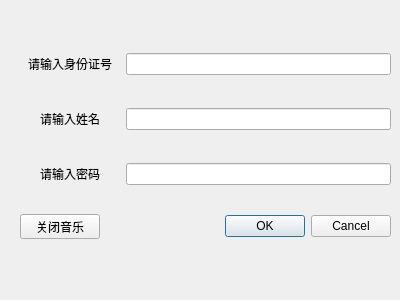
<?xml version="1.0" encoding="UTF-8"?>
<ui version="4.0">
 <class>Dialog</class>
 <widget class="QDialog" name="Dialog">
  <property name="geometry">
   <rect>
    <x>0</x>
    <y>0</y>
    <width>400</width>
    <height>300</height>
   </rect>
  </property>
  <property name="windowTitle">
   <string>Dialog</string>
  </property>
  <property name="styleSheet">
   <string notr="true">background-image: url(:/log1.jpg);</string>
  </property>
  <widget class="QWidget" name="gridLayoutWidget">
   <property name="geometry">
    <rect>
     <x>20</x>
     <y>30</y>
     <width>371</width>
     <height>231</height>
    </rect>
   </property>
   <layout class="QGridLayout" name="gridLayout">
    <item row="2" column="0">
     <widget class="QLabel" name="label_3">
      <property name="minimumSize">
       <size>
        <width>100</width>
        <height>30</height>
       </size>
      </property>
      <property name="maximumSize">
       <size>
        <width>100</width>
        <height>30</height>
       </size>
      </property>
      <property name="text">
       <string>请输入密码</string>
      </property>
      <property name="alignment">
       <set>Qt::AlignCenter</set>
      </property>
     </widget>
    </item>
    <item row="2" column="1">
     <widget class="QLineEdit" name="passward"/>
    </item>
    <item row="3" column="1">
     <widget class="QDialogButtonBox" name="yesorno">
      <property name="standardButtons">
       <set>QDialogButtonBox::Cancel|QDialogButtonBox::Ok</set>
      </property>
     </widget>
    </item>
    <item row="3" column="0">
     <widget class="QPushButton" name="close_music">
      <property name="minimumSize">
       <size>
        <width>80</width>
        <height>25</height>
       </size>
      </property>
      <property name="maximumSize">
       <size>
        <width>80</width>
        <height>25</height>
       </size>
      </property>
      <property name="text">
       <string>关闭音乐</string>
      </property>
     </widget>
    </item>
    <item row="0" column="0">
     <widget class="QLabel" name="label_2">
      <property name="minimumSize">
       <size>
        <width>100</width>
        <height>30</height>
       </size>
      </property>
      <property name="maximumSize">
       <size>
        <width>100</width>
        <height>30</height>
       </size>
      </property>
      <property name="text">
       <string>请输入身份证号</string>
      </property>
      <property name="alignment">
       <set>Qt::AlignCenter</set>
      </property>
     </widget>
    </item>
    <item row="1" column="0">
     <widget class="QLabel" name="label">
      <property name="minimumSize">
       <size>
        <width>100</width>
        <height>30</height>
       </size>
      </property>
      <property name="maximumSize">
       <size>
        <width>100</width>
        <height>30</height>
       </size>
      </property>
      <property name="text">
       <string>请输入姓名</string>
      </property>
      <property name="alignment">
       <set>Qt::AlignCenter</set>
      </property>
     </widget>
    </item>
    <item row="1" column="1">
     <widget class="QLineEdit" name="work_name"/>
    </item>
    <item row="0" column="1">
     <widget class="QLineEdit" name="identify"/>
    </item>
   </layout>
  </widget>
 </widget>
 <resources/>
 <connections/>
</ui>
